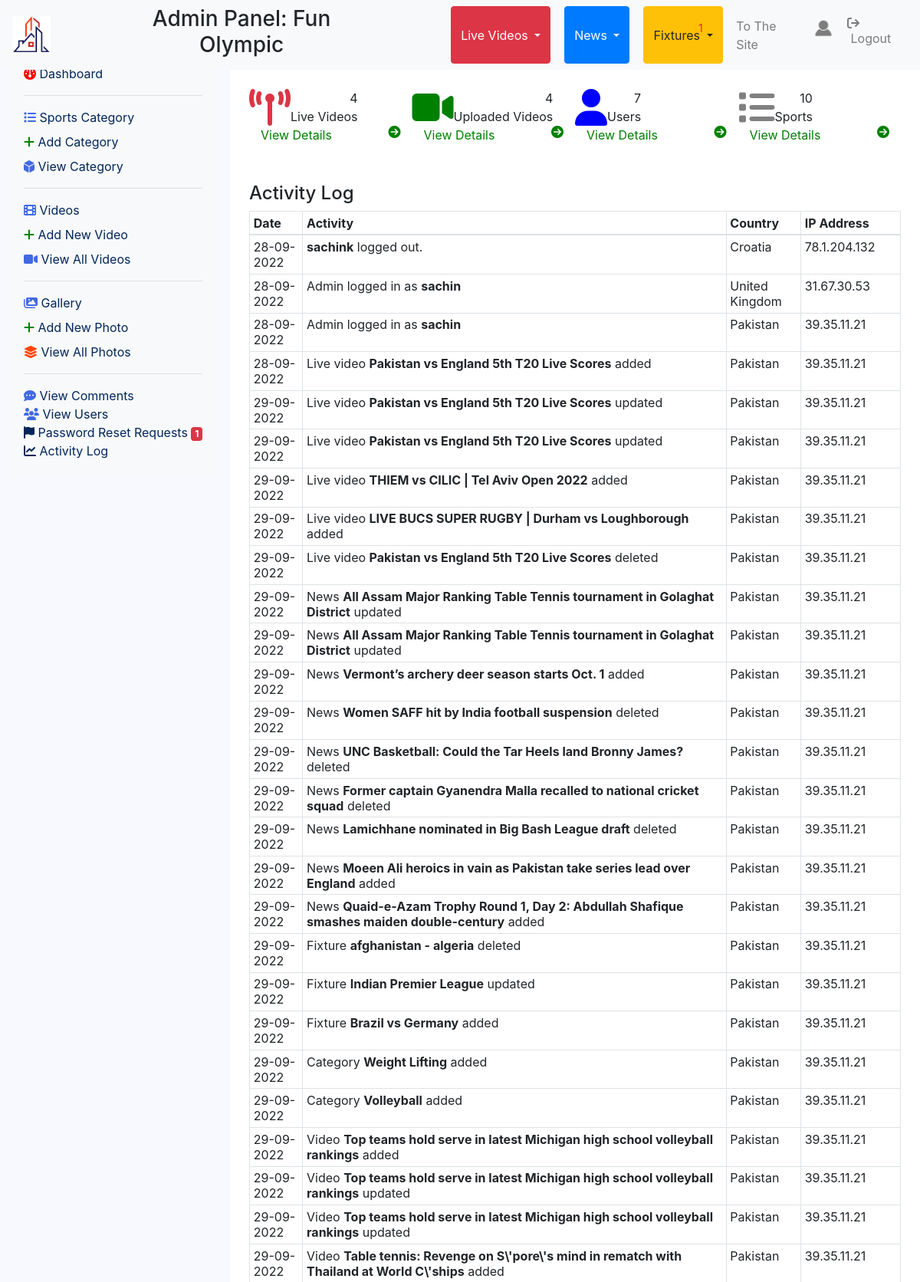
Page /admin/index.php (signed in, upper part) on the committed database.
### tables this page shows
CREATE TABLE `users` (
  `uid` int(11) NOT NULL,
  `fullname` varchar(255) NOT NULL,
  `phone` varchar(255) NOT NULL,
  `nationality` varchar(255) NOT NULL,
  `email` varchar(255) NOT NULL,
  `profile_image` varchar(255) NOT NULL,
  `username` varchar(255) NOT NULL,
  `password` varchar(255) NOT NULL,
  `status` varchar(255) NOT NULL,
  `registered_date` varchar(255) NOT NULL,
  `is_admin` int(11) NOT NULL,
  `last_login` varchar(255) NOT NULL
);

CREATE TABLE `activity_log` (
  `alid` int(11) NOT NULL,
  `activity` varchar(1000) NOT NULL,
  `date` varchar(255) NOT NULL,
  `country` varchar(255) NOT NULL,
  `ip_address` varchar(255) NOT NULL
);

### admin/functions.php (called while the page is built, shortened)
<?php include "../db.php"?>
<?php
function recordCount($table){
    global $connection;
    $query = "SELECT * FROM " . $table;
    $select_from_table = mysqli_query($connection, $query);
    $result = mysqli_num_rows($select_from_table);
    return $result;
}
?>

### admin/index.php (the view, shortened to what this page needs)
<?php include "admin_header.php" ?>
<div class="col-md-3" id="sidebar" style="">
    <?php include "sidebar.php"?>
</div>
<div class="col-md-9" style="margin-top: 60px;
     position: absolute; left:25%; padding: 20px;">
    <div class="row" style="padding:20px">
        <div class="col-lg-3 col-md-6">
            <div class="panel panel-primary">
                <div class="panel-heading">
                    <div class="row">
                        <div class="col-xs-3">
                            <i class="fa-solid fa-tower-broadcast fa-3x" style="color:#dc3545"></i>
                        </div>
                        <div class="col-xs-9 text-right">
                            <div class='huge'><?php echo $count_posts = recordCount('live_videos') ?></div>
                            <div>Live Videos</div>
                        </div>
                    </div>
                </div>
                <a href="view_live_videos.php">
                    <div class="panel-footer">
                        <span class="pull-left" style="color:green">View Details</span>
                        <span class="pull-right"><i class="fa fa-arrow-circle-right" style="color:green"></i></span>
                        <div class="clearfix"></div>
                    </div>
                </a>
            </div>
        </div>
        <div class="col-lg-3 col-md-6">
            <div class="panel panel-green">
                <div class="panel-heading">
                    <div class="row">
                        <div class="col-xs-3">
                            <i class="fa-solid fa-video fa-3x" style="color:green"></i>
                        </div>
                        <div class="col-xs-9 text-right">
                            <div class='huge'><?php echo $count_comments = recordCount('videos') ?></div>
                            <div>Uploaded Videos</div>
                        </div>
                    </div>
                </div>
                <a href="view_videos.php">
                    <div class="panel-footer">
                        <span class="pull-left" style="color:green">View Details</span>
                        <span class="pull-right"><i class="fa fa-arrow-circle-right" style="color:green"></i></span>
                        <div class="clearfix"></div>
                    </div>
                </a>
            </div>
        </div>
        <div class="col-lg-3 col-md-6">
            <div class="panel panel-yellow">
                <div class="panel-heading">
                    <div class="row">
                        <div class="col-xs-3">
                            <i class="fa fa-user fa-3x" style="color:blue"></i>
                        </div>
                        <div class="col-xs-9 text-right">
                            <div class='huge'><?php echo $count_users = recordCount('users') ?></div>
                            <div> Users</div>
                        </div>
                    </div>
                </div>
                <a href="view_users.php">
                    <div class="panel-footer">
                        <span class="pull-left" style="color:green">View Details</span>
                        <span class="pull-right"><i class="fa fa-arrow-circle-right" style="color:green"></i></span>
                        <div class="clearfix"></div>
                    </div>
                </a>
            </div>
        </div>
        <div class="col-lg-3 col-md-6">
            <div class="panel panel-red">
                <div class="panel-heading">
                    <div class="row">
                        <div class="col-xs-3">
                            <i class="fa fa-list fa-3x" style="color:grey"></i>
                        </div>
                        <div class="col-xs-9 text-right">
                            <div class='huge'><?php echo $count_categories = recordCount('categories') ?></div>
                            <div>Sports</div>
                        </div>
                    </div>
                </div>
                <a href="view_categories.php">
                    <div class="panel-footer">
                        <span class="pull-left" style="color:green">View Details</span>
                        <span class="pull-right"><i class="fa fa-arrow-circle-right" style="color:green"></i></span>
                        <div class="clearfix"></div>
                    </div>
                </a>
            </div>
        </div>
    </div>
    <div class="row" style="padding:20px; margin-top:10px">
        <h4 style="bottom-border:1px solid red">Activity Log</h4>
        <div class='table-responsive'>
            <table class='table table-bordered table-sm'>
                <thead>
                    <tr>
                        <th>Date</th>
                        <th>Activity</th>
                        <th>Country</th>
                        <th>IP Address</th>
                    </tr>
                </thead>
                <tbody>
                    <?php
                    $select_query = mysqli_query($connection, "SELECT * FROM activity_log");
                    while($row = mysqli_fetch_assoc($select_query)){
                        $date = $row['date'];
                        $activity = $row['activity'];
                        $country = $row['country'];
                        $ip_address = $row['ip_address'];
                    echo"<tr>
                        <td>$date</td>
                        <td>$activity</td>
                        <td>$country</td>
                        <td>$ip_address</td>
                    </tr>";
                    }
                    ?>
                </tbody>
            </table>
        </div>
    </div>
</div>
<?php include "admin_footer.php" ?>

### admin/admin_header.php (shortened to what this page needs)
<?php include "functions.php" ?>
<?php
$username = $_SESSION['username'];
?>
<!DOCTYPE html>
<html lang="en">
<head>
    <link rel="stylesheet" href="https://stackpath.bootstrapcdn.com/bootstrap/4.5.0/css/bootstrap.min.css">
    <link rel="stylesheet" href="https://maxcdn.bootstrapcdn.com/font-awesome/4.7.0/css/font-awesome.min.css">
    <link rel="stylesheet" href="css/style.css">
</head>
<body>
    <div class="container-fluid">
        <nav class="navbar navbar-expand-md fixed-top navbar-light bg-light">
            <a class="navbar-brand" href="../admin/"><img src="../images/logo.png" height="50" width="50" alt=""></a>
            <div class="collapse navbar-collapse" id="navbarNav">
                <ul class="navbar-nav mr-auto">
                    <h3 class="text-center">Admin Panel: Fun Olympic</h3>
                    <div class="btn-group">
                        <button type="button" class="btn btn-danger dropdown-toggle" data-toggle="dropdown"
                            aria-haspopup="true" aria-expanded="false">
                            Live Videos
                        </button>
                    </div>
                    <div class="btn-group">
                        <button type="button" class="btn btn-primary dropdown-toggle" data-toggle="dropdown"
                            aria-haspopup="true" aria-expanded="false">
                            News
                        </button>
                    </div>
                    <div class="btn-group">
                        <button type="button" class="btn btn-warning dropdown-toggle" data-toggle="dropdown"
                            aria-haspopup="true" aria-expanded="false">
                            Fixtures
                        </button>
                    </div>
                </ul>
                <ul class="navbar-nav">
                <li class="nav-item">
                        <a href="view_emails.php" class="nav-link text-danger" style="font-size:25px" data-toggle="tooltip" title="Emails"><i class="fa-solid fa-bell"></i>
                        <sup><small>
                            <?php
                        $query = "SELECT * FROM emails WHERE status='unread'";
                        $select_from_table = mysqli_query($connection, $query);
                        echo mysqli_num_rows($select_from_table);
                        ?>
                        </small></sup>
                        </a>
                    </li>
                    <li class="nav-item">
                        <a href="../home.php" class="nav-link" target="_blank">To The Site</a>
                    </li>
                    <li class="nav-item">
                        <a class="nav-link" href="profile.php">
                        <?php
                            $query = "SELECT * FROM users WHERE username = '$username'";
                            $select_user = mysqli_query($connection, $query);
                            while($row = mysqli_fetch_assoc($select_user)) {
                                $profile_image = $row['profile_image'];
                            ?>
                            <img
                                src="../images/<?php echo $profile_image ?>"
                                height="30" width="30" alt="" style="border-radius:50%"
                                ><?php } ?>
                            </a>
                    </li>
                    <li class="nav-item">
                        <a class="nav-link" href="../logout.php"><i
                                class="fa-solid fa-arrow-right-from-bracket"></i>&nbsp;Logout</a>
                    </li>
                </ul>
            </div>
        </nav>
        <div class="row">
        </div>
        <div class="row">

### admin/css/style.css (style rules this page uses)
html { height: 100%; }
#sidebar { padding-top:60px; background-color: ghostwhite; position: fixed; left:0; height: 100%; overflow-y: auto; }

### admin/css/sidebar.css (style rules this page uses)
ul { margin-left:-40px; }
ul li { list-style: none; color:#01265a; }
ul li a { color: #01265a; }
.fa-dice-d6, .fa-list, .fa-film, .fa-video, .fa-circle-dot, .fa-images, .fa-users, .fa-newspaper, .fa-comment-dots { color: royalblue; }

### rows in the picture
users: profile_image (placeholder picture)
activity_log: date "28-09-2022", activity "sachink logged out.", country "Croatia", ip_address "78.1.204.132"
activity_log: date "28-09-2022", activity "Admin logged in as sachin", country "United Kingdom", ip_address "31.67.30.53"
activity_log: date "28-09-2022", activity "Admin logged in as sachin", country "Pakistan", ip_address "39.35.11.21"
activity_log: date "28-09-2022", activity "Live video Pakistan vs England 5th T20 Live Scores added", country "Pakistan", ip_address "39.35.11.21"
activity_log: date "29-09-2022", activity "Live video Pakistan vs England 5th T20 Live Scores updated", country "Pakistan", ip_address "39.35.11.21"
activity_log: date "29-09-2022", activity "Live video Pakistan vs England 5th T20 Live Scores updated", country "Pakistan", ip_address "39.35.11.21"
activity_log: date "29-09-2022", activity "Live video THIEM vs CILIC | Tel Aviv Open 2022 added", country "Pakistan", ip_address "39.35.11.21"
activity_log: date "29-09-2022", activity "Live video LIVE BUCS SUPER RUGBY | Durham vs Loughborough added", country "Pakistan", ip_address "39.35.11.21"
activity_log: date "29-09-2022", activity "Live video Pakistan vs England 5th T20 Live Scores deleted", country "Pakistan", ip_address "39.35.11.21"
activity_log: date "29-09-2022", activity "News All Assam Major Ranking Table Tennis tournament in Golaghat District updated", country "Pakistan", ip_address "39.35.11.21"
activity_log: date "29-09-2022", activity "News All Assam Major Ranking Table Tennis tournament in Golaghat District updated", country "Pakistan", ip_address "39.35.11.21"
activity_log: date "29-09-2022", activity "News Vermont’s archery deer season starts Oct. 1 added", country "Pakistan", ip_address "39.35.11.21"
activity_log: date "29-09-2022", activity "News Women SAFF hit by India football suspension deleted", country "Pakistan", ip_address "39.35.11.21"
activity_log: date "29-09-2022", activity "News UNC Basketball: Could the Tar Heels land Bronny James? deleted", country "Pakistan", ip_address "39.35.11.21"
activity_log: date "29-09-2022", activity "News Former captain Gyanendra Malla recalled to national cricket squad deleted", country "Pakistan", ip_address "39.35.11.21"
activity_log: date "29-09-2022", activity "News Lamichhane nominated in Big Bash League draft deleted", country "Pakistan", ip_address "39.35.11.21"
activity_log: date "29-09-2022", activity "News Moeen Ali heroics in vain as Pakistan take series lead over England added", country "Pakistan", ip_address "39.35.11.21"
activity_log: date "29-09-2022", activity "News Quaid-e-Azam Trophy Round 1, Day 2: Abdullah Shafique smashes maiden double-century added", country "Pakistan", ip_address "39.35.11.21"
activity_log: date "29-09-2022", activity "Fixture afghanistan - algeria deleted", country "Pakistan", ip_address "39.35.11.21"
activity_log: date "29-09-2022", activity "Fixture Indian Premier League updated", country "Pakistan", ip_address "39.35.11.21"
activity_log: date "29-09-2022", activity "Fixture Brazil vs Germany added", country "Pakistan", ip_address "39.35.11.21"
activity_log: date "29-09-2022", activity "Category Weight Lifting added", country "Pakistan", ip_address "39.35.11.21"
activity_log: date "29-09-2022", activity "Category Volleyball added", country "Pakistan", ip_address "39.35.11.21"
activity_log: date "29-09-2022", activity "Video Top teams hold serve in latest Michigan high school volleyball rankings added", country "Pakistan", ip_address "39.35.11.21"
activity_log: date "29-09-2022", activity "Video Top teams hold serve in latest Michigan high school volleyball rankings updated", country "Pakistan", ip_address "39.35.11.21"
activity_log: date "29-09-2022", activity "Video Top teams hold serve in latest Michigan high school volleyball rankings updated", country "Pakistan", ip_address "39.35.11.21"
activity_log: date "29-09-2022", activity "Video Table tennis: Revenge on S\\'pore\\'s mind in rematch with Thailand at World C\\'ships added", country "Pakistan", ip_address "39.35.11.21"

### other values in the picture
mysqli_num_rows($select_from_table) "1"
pending_password_reset_count() "1"
$count_posts = recordCount('live_videos') "4"
$count_comments = recordCount('videos') "4"
$count_users = recordCount('users') "7"
$count_categories = recordCount('categories') "10"
